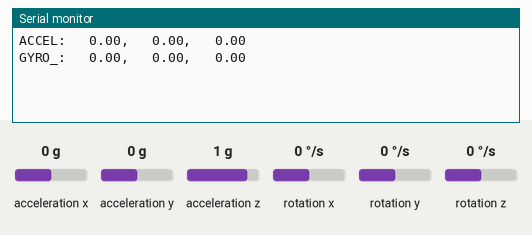
Bench run of a sketch on a simulated Arduino Uno, built with avr-gcc and run on an emulated ATmega328P. Parts: the last lines printed to the serial monitor. Wiring (inferred from the names in the program): MPU-6050 motion sensor at I2C address 0x68. The inputs (shaded band) are chosen by the test bench; at power-on: acceleration z 1 g, acceleration x 0 g, acceleration y 0 g, rotation x 0 °/s, rotation y 0 °/s, rotation z 0 °/s.

Above: at 1.3 s.
1.4 s: acceleration z set to 0 g
At 3.5 s:
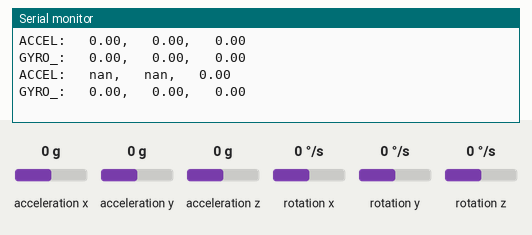
5.4 s: acceleration x set to -1.4 g
At 6.7 s:
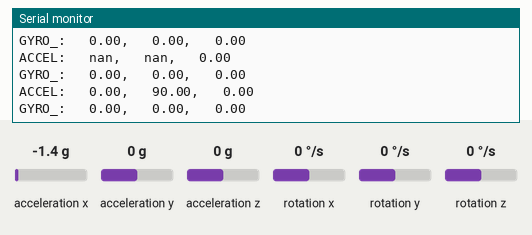
6.9 s: acceleration y set to -1.4 g
At 8.3 s:
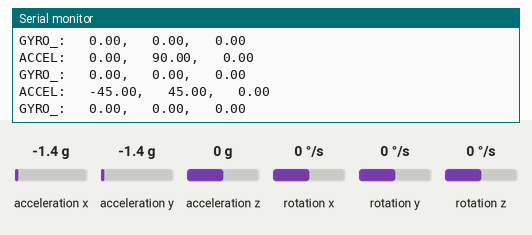
8.4 s: rotation x set to -192 °/s
9.9 s: rotation y set to -192 °/s
At 11.1 s:
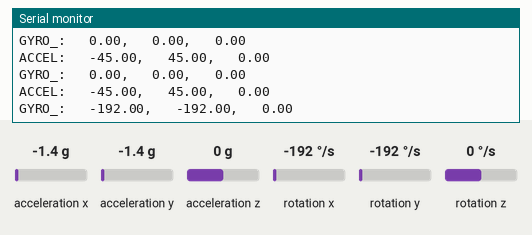
Timing chart, 0 to 12.4 s (numbered marks = the images above; inputs shaded):
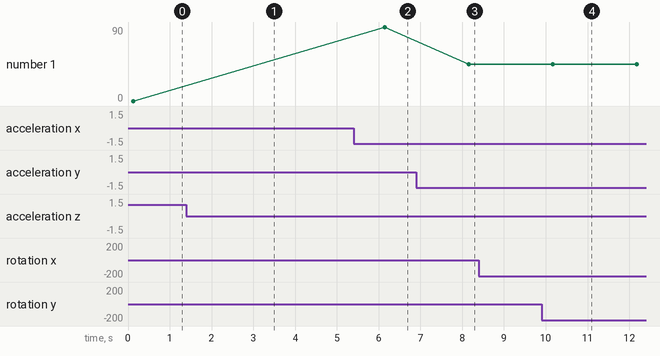

Measured:
- after the input at 1.4 s, the serial monitor: prints a new line after 0.73 s (image 1)
- after the input at 5.4 s, the serial monitor: prints a new line after 0.75 s (image 2)
- after the input at 6.9 s, the serial monitor: prints a new line after 1.3 s (image 3)
- after the input at 9.9 s, the serial monitor: prints a new line after 0.27 s (image 4)
- plotted number 1: 0 → 90 after the input at 5.4 s, 90 → 45 after the input at 6.9 s

The sketch:

measure_angle.ino
```cpp
#include <Wire.h>
#include "MsTimer2.h"

const int MPU_addr = 0x68;
int16_t AcX, AcY, AcZ, Tmp, GyX, GyY, GyZ;
float dt;
float accel_angle_x, accel_angle_y, accel_angle_z;
float gyro_angle_x, gyro_angle_y, gyro_angle_z;
float filtered_angle_x, filtered_angle_y, filtered_angle_z;
float baseAcX, baseAcY, baseAcZ;  //가속도 평균값 저장 변수
float baseGyX, baseGyY, baseGyZ;  //자이로 평균값 저장 변수

unsigned long t_now;  //현재 측정 주기 시간
unsigned long t_prev; //이전 측정 주기 시간

int16_t IntegralGyroZ = 0;
// IntegralGyroZ = GyZ * dt + IntegralGyroZ;

void setup() {
  initMPU6050(); //MPU-6050 센서에 대한 초기 설정 함수
  Serial.begin(115200); //Serial 통신 시작
  calibAccelGyro(); //센서 보정
  initDT(); //시간 간격에 대한 초기화 -> 현재 시각 저장
//  MsTimer2::set(1000, dataMeasure);
//  MsTimer2::start();
}

void dataMeasure()
{
}

void loop() {
  readAccelGyro(); //가속도, 자이로 센서 값 읽어드림
  calcDT();
  calcAccelYPR();
  calcGyroYPR();

  //static int cnt;
  //cnt++;
  //if(cnt%2 == 0)
    SendDataToProcessing(); //위에 동일한 함수는 주석처리!
  //측정 주기 시간이 짝수(2ms 단위로 하기 위해서)이면 프로세싱으로 보낸다.

  delay(2000);
}

void initMPU6050(){
  Wire.begin(); //I2C 통신 시작 아림
  Wire.beginTransmission(MPU_addr); //0x68번지 값을 가지는 MPU-6050과 I2C 통신
  Wire.write(0x6B);
  Wire.write(0); //잠자는 MPU-6050을 깨우고 있다.
  Wire.endTransmission(true); //I2C 버스 제어권에서 손 놓음
}

void readAccelGyro(){
  Wire.beginTransmission(MPU_addr); //0x68번지 값을 가지는 MPU-6050과 I2C 통신 시작
  Wire.write(0x3B); //0x3B번지에 저장
  Wire.endTransmission(false); //데이터 전송 후 재시작 메새지 전송(연결은 계속 지속)
  Wire.requestFrom(MPU_addr, 14, true); //0x68 번지에 0x3B 부터 48까지 총 14바이트 저장
  AcX = Wire.read() << 8 | Wire.read();
  AcY = Wire.read() << 8 | Wire.read();
  AcZ = Wire.read() << 8 | Wire.read();
  Tmp = Wire.read() << 8 | Wire.read();
  GyX = Wire.read() << 8 | Wire.read();
  GyY = Wire.read() << 8 | Wire.read();
  GyZ = Wire.read() << 8 | Wire.read();
}


void SendDataToProcessing(){
  //Serial.print(F("DEL:"));
  //Serial.print(dt,DEC);
  Serial.print(F("ACCEL:   "));
  Serial.print(accel_angle_x, 2);
  Serial.print(F(",   "));
  Serial.print(accel_angle_y, 2);
  Serial.print(F(",   "));
  Serial.println(accel_angle_z, 2);

  Serial.print(F("GYRO_:   "));
  Serial.print(gyro_angle_x, 2);
  Serial.print(F(",   "));
  Serial.print(gyro_angle_y, 2);
  Serial.print(F(",   "));
  Serial.println(gyro_angle_z, 2);
  Serial.println("");
/*
  Serial.print(F("#FIL:"));
  Serial.print(filtered_angle_x, 2);
  Serial.print(F(","));
  Serial.print(filtered_angle_y, 2);
  Serial.print(F(","));
  Serial.print(filtered_angle_z, 2);
  Serial.println(F(""));
*/
  delay(5);
}

void calibAccelGyro(){
  float sumAcX = 0, sumAcY = 0, sumAcZ = 0;
  float sumGyX = 0, sumGyY = 0, sumGyZ = 0;

  readAccelGyro(); //가속도 자이로 센서 읽어들임

  //평균값 구하기
  for(int i=0; i<10; i++){
    readAccelGyro();
    sumAcX += AcX; sumAcY += AcY; sumAcZ += AcZ;
    sumGyX += GyX; sumGyY += GyY; sumGyZ += GyZ;
    delay(10);
  }
  baseAcX = sumAcX / 10; baseAcY = sumAcY / 10; baseAcZ = sumAcZ / 10;
  baseGyX = sumGyX / 10; baseGyY = sumGyY / 10; baseGyZ = sumGyZ / 10;
}


void initDT(){
  t_prev = millis();
}

void calcDT(){
  t_now = millis();
  dt = (t_now - t_prev) / 1000.0; //millis()로 얻은 값은 밀리초 단위이니까!!!!
  t_prev = t_now;
}

float gyro_x, gyro_y, gyro_z;

void calcGyroYPR()
{
  const float GYROXYZ_TO_DEGREES_PER_SEC = 131; // 각속도를 저장하는 변수

  gyro_x = (GyX - baseGyX) / GYROXYZ_TO_DEGREES_PER_SEC;
  gyro_y = (GyY - baseGyY) / GYROXYZ_TO_DEGREES_PER_SEC;
  gyro_z = (GyZ - baseGyZ) / GYROXYZ_TO_DEGREES_PER_SEC;

  //gyro_angle_x += gyro_x * dt;
  //gyro_angle_y += gyro_y * dt;
  //gyro_angle_z += gyro_z * dt;
  gyro_angle_x = gyro_x;
  gyro_angle_y = gyro_y;
  gyro_angle_z = gyro_z;
}

void calcAccelYPR(){
  float accel_x, accel_y, accel_z; //가속도 센서의 최종적인 보정값!!!
  float accel_xz, accel_yz;
  const float RADIANS_TO_DEGREES = 180/3.14159;

  accel_x = AcX - baseAcX; // 가속도(직선) X축에 대한 현재 값 - 가속도 센서의 평균값
  accel_y = AcY - baseAcY;
  accel_z = AcZ + (16384 - baseAcZ);

  //직석 +X축이 기울어진 각도 구함
  accel_yz = sqrt(pow(accel_y, 2) + pow(accel_z, 2));
  accel_angle_y = atan(-accel_x / accel_yz)*RADIANS_TO_DEGREES;

  accel_xz = sqrt(pow(accel_x, 2) + pow(accel_z, 2));
  accel_angle_x = atan(accel_y / accel_xz)*RADIANS_TO_DEGREES;

  accel_angle_z = 0;
}
```
